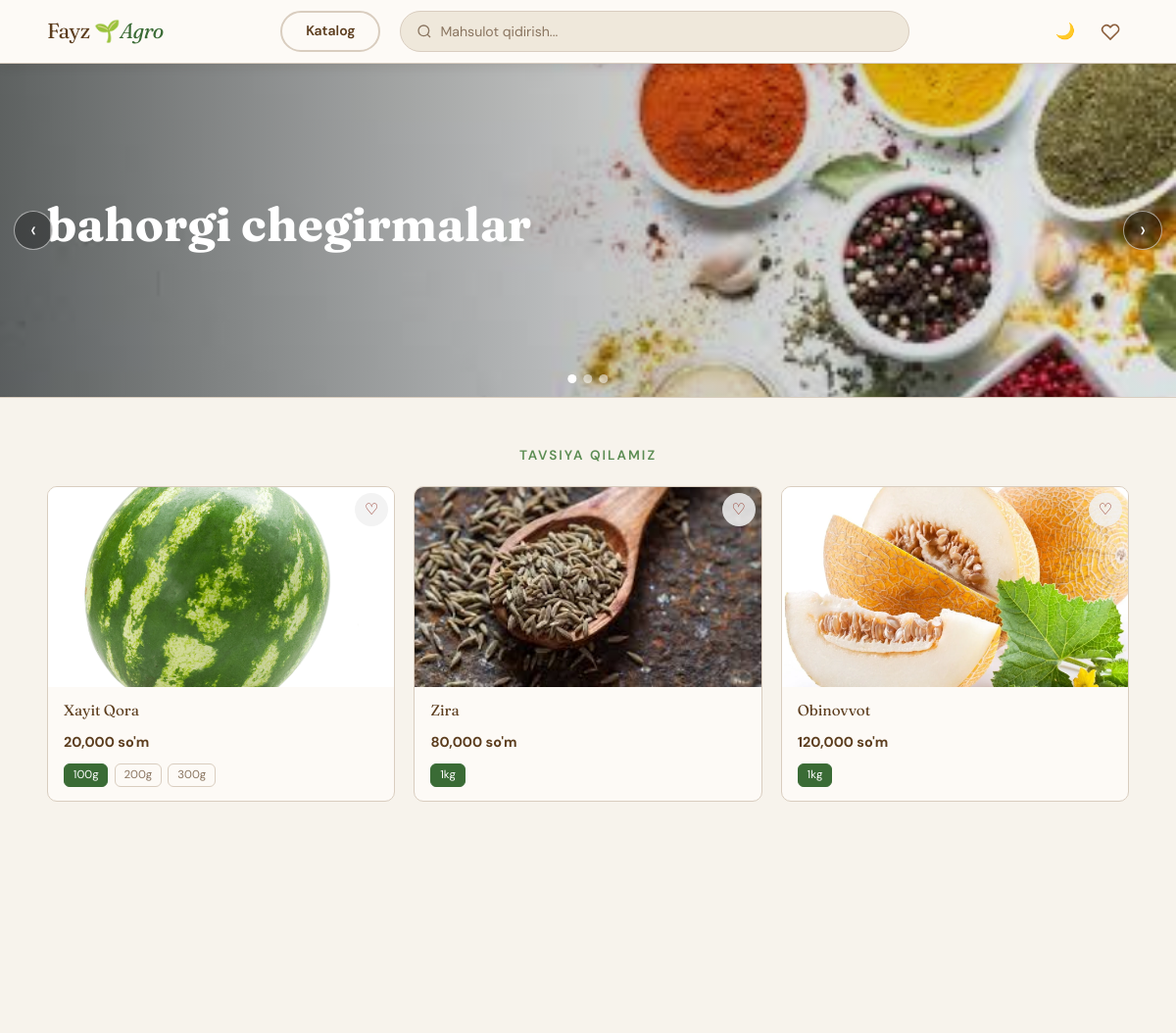
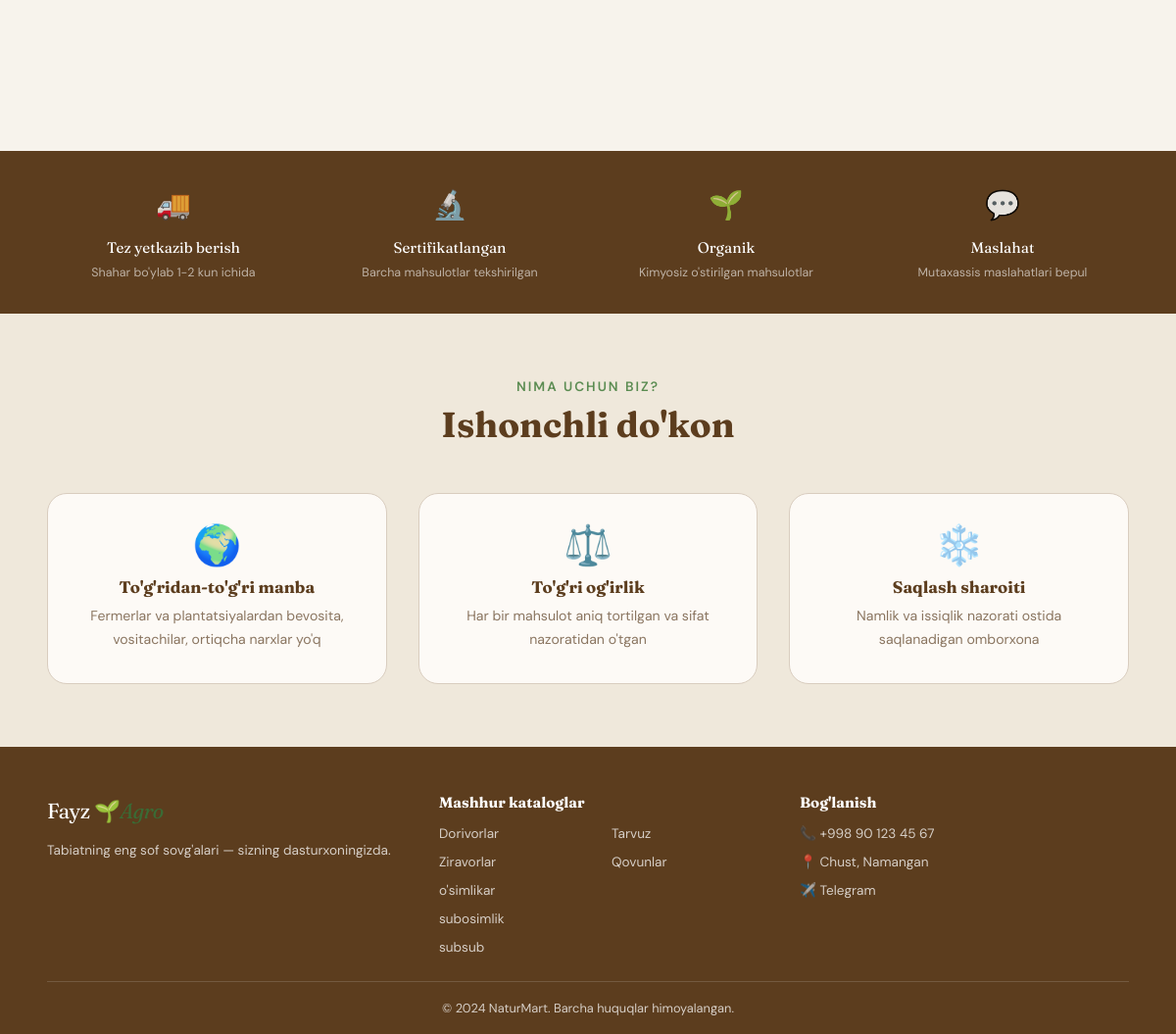
Before: / with the older database file (2 pictures, top to bottom).
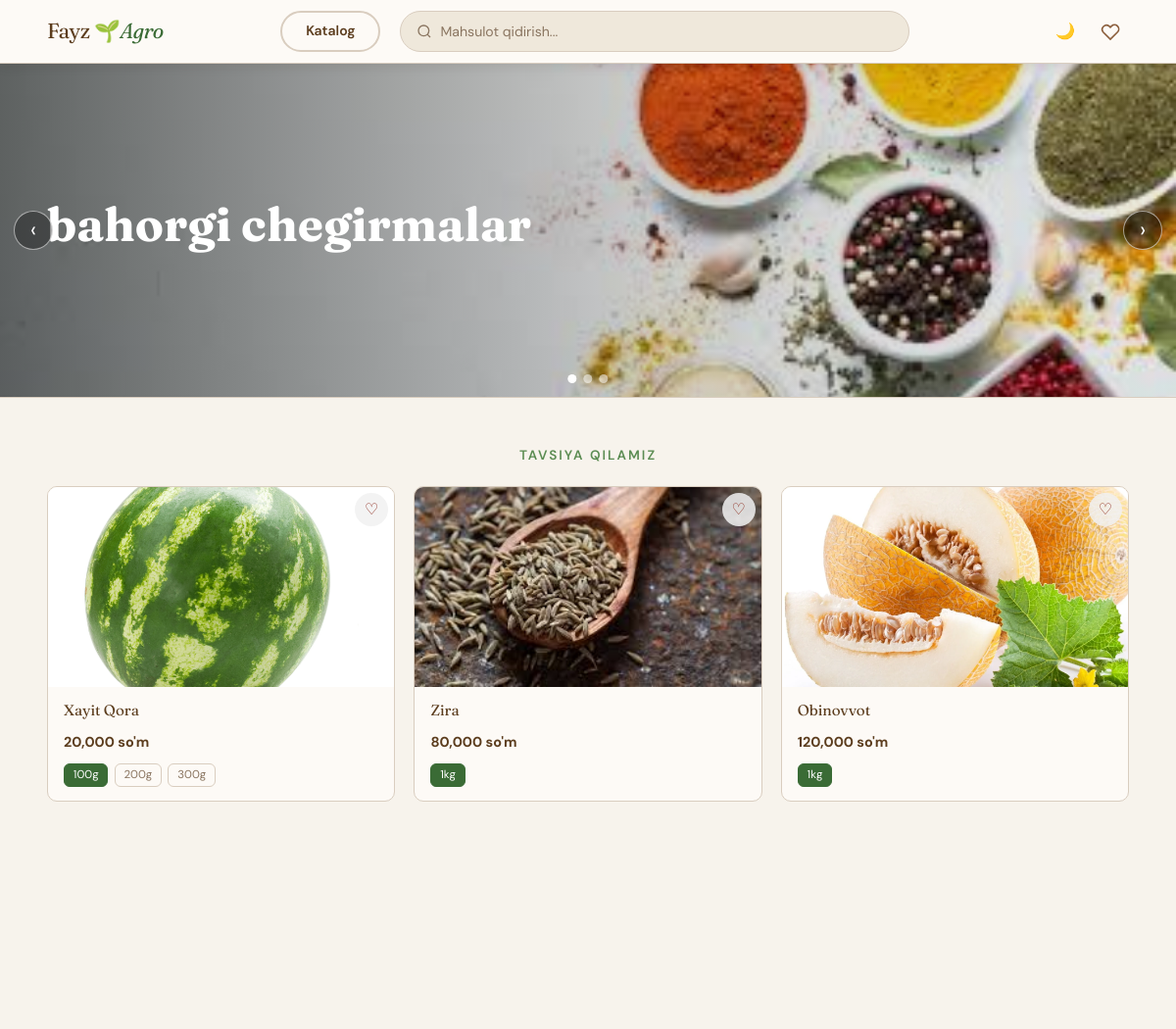
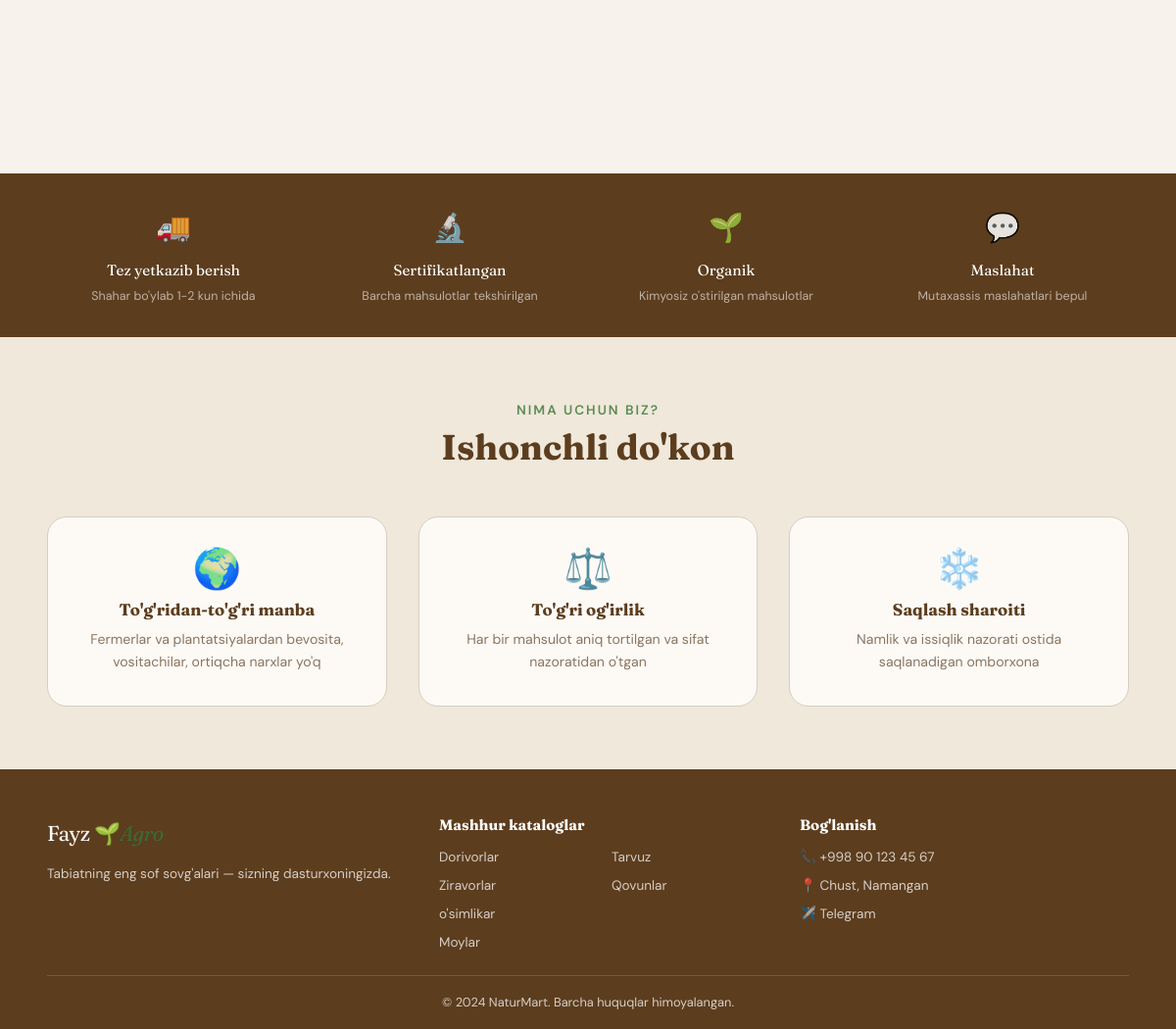
After: the same page with the newer database file (2 pictures, top to bottom).
### tables this page shows
CREATE TABLE banners (
                id INTEGER PRIMARY KEY AUTOINCREMENT,
                title TEXT NOT NULL,
                subtitle TEXT,
                image_path TEXT NOT NULL,
                button_text TEXT,
                button_link TEXT,
                sort_order INTEGER DEFAULT 0,
                is_active INTEGER DEFAULT 1,
                created_at TEXT DEFAULT (datetime('now'))
            , collection_id INTEGER);

CREATE TABLE product_images (
                id INTEGER PRIMARY KEY AUTOINCREMENT,
                product_id INTEGER NOT NULL,
                image_path TEXT NOT NULL,
                is_primary INTEGER DEFAULT 0,
                order_index INTEGER DEFAULT 0,
                FOREIGN KEY (product_id) REFERENCES product(id) ON DELETE CASCADE
            );

CREATE TABLE product (
                id INTEGER PRIMARY KEY AUTOINCREMENT,
                name TEXT NOT NULL,
                slug TEXT UNIQUE NOT NULL,
                category_id INTEGER,
                description TEXT,
                origin TEXT,
                benefits TEXT,
                usage_tips TEXT,
                price REAL NOT NULL DEFAULT 0,
                old_price REAL,
                image TEXT,
                is_featured INTEGER DEFAULT 0,
                is_active INTEGER DEFAULT 1,
                is_organic INTEGER DEFAULT 0,
                stock INTEGER DEFAULT 100,
                created_at TEXT DEFAULT (datetime('now')), unit_type TEXT DEFAULT 'dona', min_amount REAL DEFAULT 1, view_count INTEGER DEFAULT 0, cart_add_count INTEGER DEFAULT 0,
                FOREIGN KEY (category_id) REFERENCES category(id) ON DELETE SET NULL
            );

CREATE TABLE product_variants (
                id INTEGER PRIMARY KEY AUTOINCREMENT,
                product_id INTEGER NOT NULL,
                label TEXT NOT NULL,
                price REAL NOT NULL, old_price REAL, stock INTEGER DEFAULT 100, min_amount REAL DEFAULT 1, promo_end_date TEXT, promo_start_at TEXT, promo_end_at TEXT, scheduled_price REAL,
                FOREIGN KEY (product_id) REFERENCES product(id) ON DELETE CASCADE
            );

CREATE TABLE category (
                id INTEGER PRIMARY KEY AUTOINCREMENT,
                name TEXT NOT NULL,
                slug TEXT UNIQUE NOT NULL,
                icon TEXT DEFAULT '🌿',
                type TEXT DEFAULT 'ziravod',
                description TEXT,
                sort_order INTEGER DEFAULT 0
            , parent_id INTEGER, is_type INTEGER DEFAULT 0);

CREATE TABLE site_settings (
                key TEXT PRIMARY KEY,
                value TEXT NOT NULL DEFAULT ''
            );

### app/routes/main.py (the view)
@main.route('/')
def index():
    db = get_db()
    banners = db.execute(
        'SELECT b.*, c.slug as collection_slug FROM banners b '
        'LEFT JOIN collections c ON c.id=b.collection_id '
        'WHERE b.is_active=1 ORDER BY b.sort_order, b.id DESC'
    ).fetchall()
    featured = db.execute(
        'SELECT p.*, c.name as cat_name, c.icon as cat_icon FROM product p '
        'LEFT JOIN category c ON c.id=p.category_id '
        'WHERE p.is_active=1 AND COALESCE(p.is_featured, 0)=1 '
        'ORDER BY COALESCE(p.cart_add_count, 0) DESC, COALESCE(p.view_count, 0) DESC, p.id DESC LIMIT 8'
    ).fetchall()
    featured_with_variants = []
    for p in featured:
        variants = db.execute('SELECT * FROM product_variants WHERE product_id=? ORDER BY id', (p['id'],)).fetchall()
        primary_img = db.execute('SELECT image_path FROM product_images WHERE product_id=? ORDER BY is_primary DESC, order_index, id LIMIT 1', (p['id'],)).fetchone()
        row = dict(p)
        row['variants'] = [dict(v) for v in variants]
        row['primary_image'] = primary_img['image_path'] if primary_img else row['image']
        featured_with_variants.append(row)
    new_arrivals = db.execute(
        'SELECT p.*, c.name as cat_name FROM product p LEFT JOIN category c ON c.id=p.category_id '
        'WHERE p.is_active=1 ORDER BY p.created_at DESC LIMIT 4'
    ).fetchall()
    return render_template('index.html',
        banners=banners,
        featured=featured_with_variants,
        new_arrivals=new_arrivals
    )

### app/__init__.py (called while the page is built)
def get_db():
    if 'db' not in g:
        g.db = sqlite3.connect(DATABASE, detect_types=sqlite3.PARSE_DECLTYPES)
        g.db.row_factory = sqlite3.Row
        g.db.execute('PRAGMA foreign_keys = ON')
    return g.db

### app/templates/index.html (shortened to what this page needs)
{% extends 'base.html' %}
{% block content %}
{% if banners %}
<section class="home-banner" id="homeBanner">
  <div class="home-banner-track" id="homeBannerTrack">
    {% for b in banners %}
    {% set link = (url_for('main.catalog', collection=b['collection_slug']) if b['collection_slug'] else (b['button_link'] if b['button_link'] else url_for('main.catalog'))) %}
    {% set is_external = link.startswith('http://') or link.startswith('https://') %}
    <a href="{{ link }}"
       class="home-banner-slide{% if loop.first %} active{% endif %}"
       {% if is_external %}target="_blank" rel="noopener"{% endif %}>
      <img src="{{ url_for('static', filename='img/banners/' + b['image_path']) }}" alt="{{ b['title'] }}" class="home-banner-image">
      <div class="home-banner-overlay"></div>
      <div class="home-banner-content container">
        <h2 class="home-banner-title">{{ b['title'] }}</h2>
      </div>
    </a>
    {% endfor %}
  </div>
  {% if banners|length > 1 %}
  <button class="home-banner-nav home-banner-prev" type="button" data-banner-action="prev" aria-label="Oldingi banner">‹</button>
  <button class="home-banner-nav home-banner-next" type="button" data-banner-action="next" aria-label="Keyingi banner">›</button>
  <div class="home-banner-dots">
    {% for _ in banners %}
    <button type="button" class="home-banner-dot{% if loop.first %} active{% endif %}" data-banner-dot="{{ loop.index0 }}" aria-label="Banner {{ loop.index }}"></button>
    {% endfor %}
  </div>
  {% endif %}
</section>
{% endif %}
{% if featured %}
<section class="section">
  <div class="section-header" style="display:flex; justify-content:center">
    <div class="sec-tag">Tavsiya qilamiz</div>
  </div>
  <div class="products-grid">
    {% for p in featured %}
    {% set first_variant = p['variants'][0] if p['variants'] else None %}
    {% set initial_price = first_variant['price'] if first_variant else p['price'] %}
    {% set initial_old = (first_variant['old_price'] if first_variant and first_variant['old_price'] else p['old_price']) %}
    {% set initial_key = (p['id'] ~ '') %}
    <div class="pcard reveal">
      <a href="{{ url_for('main.product_detail', slug=p['slug']) }}" class="pcard-link">
        <div class="pcard-img">
          {% if p.get('primary_image') or p['image'] %}
          <img src="{{ url_for('static', filename='img/products/'+(p.get('primary_image') or p['image'])) }}" alt="{{ p['name'] }}">
          {% else %}{{ p['cat_icon'] or '🌿' }}{% endif %}
        </div>
        <div class="pcard-body">
          <div class="pcard-name">{{ p['name'] }}</div>
        </div>
      </a>
      <button class="pcard-favorite favorite-btn{% if initial_key in favorite_keys %} active{% endif %}"
              type="button"
              onclick="addToFavorites({{ p['id'] }}, null, this)"
              aria-label="{% if initial_key in favorite_keys %}Sevimlida{% else %}Sevimliga qo'shish{% endif %}">
        {% if initial_key in favorite_keys %}❤{% else %}♡{% endif %}
      </button>
      <div class="pcard-bottom">
        <div class="pcard-price" id="price-{{ p['id'] }}">{{ "{:,.0f}".format(initial_price) }} so'm</div>
        {% if p['variants'] %}
        <div class="pcard-variants">
          {% for v in p['variants'] %}
          <button class="pcard-vbtn{% if loop.first %} active{% endif %}"
                  data-price="{{ v['price'] }}"
                  data-pid="{{ p['id'] }}"
                  data-vid="{{ v['id'] }}"
                  data-old-price="{{ v['old_price'] if v['old_price'] else (p['old_price'] if p['old_price'] else '') }}"
                  onclick="selectVariant(this)">{{ v['label'] }}</button>
          {% endfor %}
        </div>
        {% endif %}
      </div>
    </div>
    {% endfor %}
  </div>
</section>
{% endif %}
<div class="features-bar">
  <div class="features-inner">
    <div class="feat-item"><div class="feat-icon">🚚</div><div class="feat-title">Tez yetkazib berish</div><div class="feat-desc">Shahar bo'ylab 1-2 kun ichida</div></div>
    <div class="feat-item"><div class="feat-icon">🔬</div><div class="feat-title">Sertifikatlangan</div><div class="feat-desc">Barcha mahsulotlar tekshirilgan</div></div>
    <div class="feat-item"><div class="feat-icon">🌱</div><div class="feat-title">Organik</div><div class="feat-desc">Kimyosiz o'stirilgan mahsulotlar</div></div>
    <div class="feat-item"><div class="feat-icon">💬</div><div class="feat-title">Maslahat</div><div class="feat-desc">Mutaxassis maslahatlari bepul</div></div>
  </div>
</div>
<section class="why-section">
  <div class="container">
    <div class="why-heading">
      <div class="sec-tag">Nima uchun biz?</div>
      <h2 class="sec-title">Ishonchli do'kon</h2>
    </div>
    <div class="why-grid">
      <div class="why-card">
        <div class="why-card-icon">🌍</div>
        <h3 class="why-card-title">To'g'ridan-to'g'ri manba</h3>
        <p class="why-card-text">Fermerlar va plantatsiyalardan bevosita, vositachilar, ortiqcha narxlar yo'q</p>
      </div>
      <div class="why-card">
        <div class="why-card-icon">⚖️</div>
        <h3 class="why-card-title">To'g'ri og'irlik</h3>
        <p class="why-card-text">Har bir mahsulot aniq tortilgan va sifat nazoratidan o'tgan</p>
      </div>
      <div class="why-card">
        <div class="why-card-icon">❄️</div>
        <h3 class="why-card-title">Saqlash sharoiti</h3>
        <p class="why-card-text">Namlik va issiqlik nazorati ostida saqlanadigan omborxona</p>
      </div>
    </div>
  </div>
</section>
{% endblock %}

### app/templates/base.html (shortened to what this page needs)
<!DOCTYPE html>
<html lang="uz">
<head>
<link rel="stylesheet" href="{{ url_for('static', filename='css/main.css') }}">
</head>
<body>
<nav class="navbar">
  <div class="nav-inner">
    <a href="{{ url_for('main.index') }}" class="logo">
      <span class="logo-text">Fayz 🌱<em>Agro</em></span>
    </a>
    <div style="display: flex; gap:20px; width:60%">
      <a href="{{ url_for('main.catalog') }}" class="btn btn-outline nav-catalog-btn" style="padding: 0.45rem 1.5rem;">Katalog</a>
      <form class="nav-search" action="{{ url_for('main.catalog') }}" method="GET">
        <svg width="16" height="16" viewBox="0 0 24 24" fill="none" stroke="currentColor" stroke-width="2"><circle cx="11" cy="11" r="8"/><path d="m21 21-4.35-4.35"/></svg>
        <input name="q" placeholder="Mahsulot qidirish..." value="{{ request.args.get('q','') }}" autocomplete="off">
      </form>
    </div>
    <div class="nav-right">
      <button type="button" class="nav-icon theme-toggle" id="themeToggle" aria-label="Dark mode yoqish" title="Dark mode">
        <span class="theme-icon" aria-hidden="true">🌙</span>
      </button>
      <a href="{{ url_for('main.favorites') }}" class="nav-icon favorite-icon" title="Sevimlilar">
        <svg width="20" height="20" viewBox="0 0 24 24" fill="none" stroke="currentColor" stroke-width="2">
          <path d="M20.8 5.6a5.2 5.2 0 0 0-7.3 0L12 7.1l-1.5-1.5a5.2 5.2 0 0 0-7.3 7.3L12 21.6l8.8-8.7a5.2 5.2 0 0 0 0-7.3z"/>
        </svg>
      </a>
    </div>
  </div>
</nav>
<main>
{% block content %}{% endblock %}
</main>
<footer class="footer">
  <div class="footer-inner">
    <div class="footer-brand">
      <a href="{{ url_for('main.index') }}" class="logo">
        <span class="logo-text">Fayz 🌱<em>Agro</em></span>
      </a>
      <p>Tabiatning eng sof sovg'alari — sizning dasturxoningizda.</p>
    </div>
    <div class="footer-links">
      <div>
        <h4>Mashhur kataloglar</h4>
        <div class="footer-cats-grid">
          <div class="footer-cat-col">
            {% for cat in footer_top_ziravod %}
            <a href="{{ url_for('main.catalog', kategoriya=cat['slug']) }}">{{ cat['icon'] }} {{ cat['name'] }}</a>
            {% else %}
            <span class="footer-cat-empty">Kategoriya yo'q</span>
            {% endfor %}
          </div>
          <div class="footer-cat-col">
            {% for cat in footer_top_urug %}
            <a href="{{ url_for('main.catalog', kategoriya=cat['slug']) }}">{{ cat['icon'] }} {{ cat['name'] }}</a>
            {% else %}
            <span class="footer-cat-empty">Kategoriya yo'q</span>
            {% endfor %}
          </div>
        </div>
      </div>
      <div>
        <h4>Bog'lanish</h4>
        <a href="tel:{{ contact_settings['contact_phone_raw'] }}">{{ contact_settings['contact_phone_display'] or contact_settings['contact_phone_raw'] }}</a>
        {% if contact_settings['contact_location_url'] %}
          <a href="{{ contact_settings['contact_location_url'] }}" target="_blank" rel="noopener">{{ contact_settings['contact_location_label'] or 'Manzil' }}</a>
        {% endif %}
        {% if contact_settings['contact_telegram_url'] %}
          <a href="{{ contact_settings['contact_telegram_url'] }}" target="_blank" rel="noopener">{{ contact_settings['contact_telegram_label'] or 'Telegram' }}</a>
        {% endif %}
      </div>
    </div>
  </div>
  <div class="footer-bottom">© 2024 NaturMart. Barcha huquqlar himoyalangan.</div>
</footer>
</body>
</html>

Changed rows visible on the page:
removed category: name "subosimlik", shown under "Mashhur kataloglar"
removed category: name "subsub", shown under "Mashhur kataloglar"
now on this page (row unchanged): category: name "Moylar", shown under "Mashhur kataloglar"
